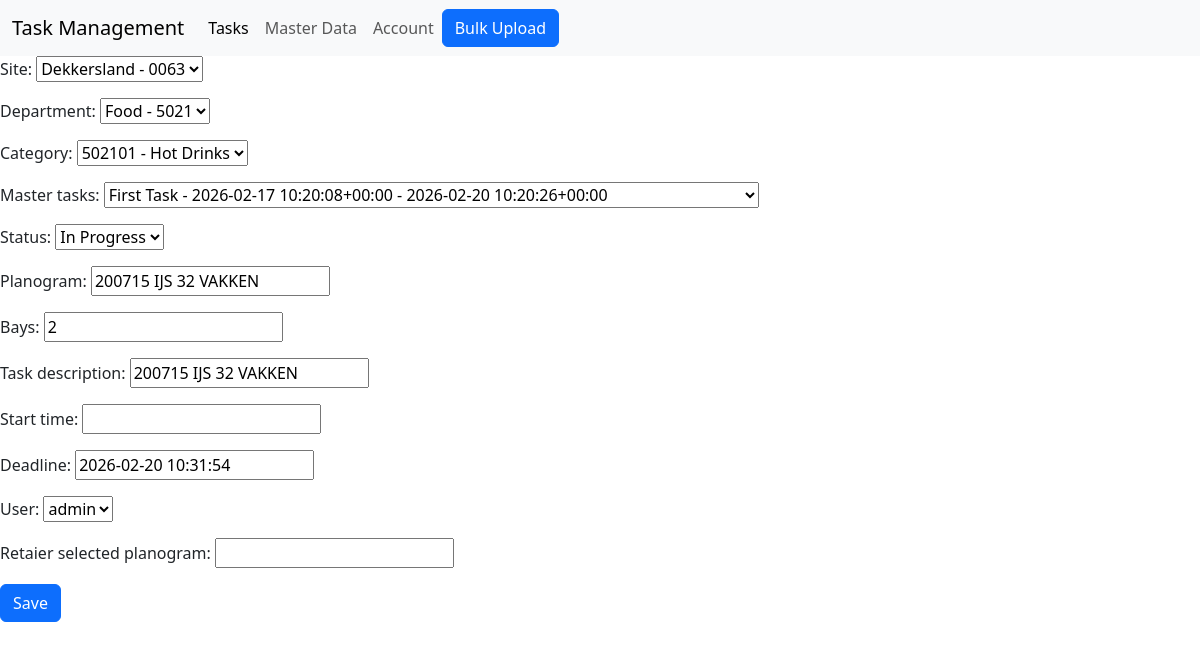
/task_edit/1 (signed in), run on the app's committed database.
### tasks/models.py (models this page shows, shortened)
class SiteData(models.Model):
    country = models.ForeignKey(Country,on_delete=models.CASCADE, related_name='site_data')
    site_name = models.CharField(max_length = 50)
    site_id = models.CharField(max_length = 6)
    def __str__(self):
        return f"  {self.site_name} - {self.site_id}"

class Tasks(models.Model):
    site = models.ForeignKey(SiteData,on_delete=models.CASCADE, related_name='site_info')
    department = models.ForeignKey(Department,on_delete=models.CASCADE, related_name='department_info')
    category = models.ForeignKey(Category,on_delete=models.CASCADE, related_name='category_info')
    master_tasks = models.ForeignKey(MasterTasks,on_delete=models.CASCADE, related_name='master_tasks_info', default=1)
    status = models.ForeignKey(Status,on_delete=models.CASCADE, related_name='status_info')
    planogram = models.CharField(max_length = 250)
    bays = models.IntegerField()
    task_description = models.CharField(max_length = 250, null = True, blank = True)
    start_time = models.DateTimeField(blank=True, null=True)
    modified_time  = models.DateTimeField(auto_now=True)
    deadline = models.DateTimeField()
    user = models.ForeignKey(User, on_delete=models.CASCADE, related_name='user_info')
    retaier_selected_planogram = models.CharField(max_length = 250, null = True, blank = True)

class MasterTasks(models.Model):
    country = models.ForeignKey(Country,on_delete=models.CASCADE, related_name='master_tasks_country')
    title = models.CharField(max_length = 30)
    modified_time  = models.DateTimeField(default=timezone.now)
    deadline = models.DateTimeField()
    def __str__(self):
        return f" {self.title} - {self.modified_time} - {self.deadline}"

### tasks/views.py (the view)
# urls.py: path("task_edit/<int:id>", views.taskedit, name = "task_edit"),
@login_required(login_url='login')
def taskedit(request, id):
    task_instance = models.Tasks.objects.get(pk=id)
    print(task_instance.id)
    if request.method == "POST":
        form = forms.TaskForm(request.POST, instance=task_instance)
        if form.is_valid():
            form.save()
            master_task_id = task_instance.master_tasks.id
            print(form)
            return redirect("task_view_1", id=master_task_id)
    else:
        form = forms.TaskForm(instance=task_instance)
        return render(request, "tasks/task_edit.html", {"form": form, "task_id": id})

### tasks/forms.py
class TaskForm(forms.ModelForm):
    class Meta:
        model = models.Tasks
        fields = '__all__'

### tasks/models.py (called while the page is built)
    def __str__(self):
        return f" {self.department_name} - {self.department_code}"

    def __str__(self):
        return f" {self.category_code} - {self.category_name}"

    def __str__(self):
        return f" {self.status}"

### tasks/templates/tasks/task_edit.html (shortened to what this page needs)
{% include "base.html" %}
{% block body %}
<form method="post" enctype="multipart/form-data" action="{% url 'task_edit' task_id %}">
    {{ form.as_p }}
    <button type="submit" class="btn btn-primary">Save</button>
</form>
{% endblock body %}

### data on the page
SiteData: site "Dekkersland - 0063"
Tasks: department "Food - 5021", category "502101 - Hot Drinks", master_tasks "First Task - 2026-02-17 10:20:08+00:00 - 2026-02-20 10:20:26+00:00", status "In Progress", planogram "200715 IJS 32 VAKKEN", bays "2", task_description "200715 IJS 32 VAKKEN", user "admin"
MasterTasks: deadline "2026-02-20 10:31:54"
